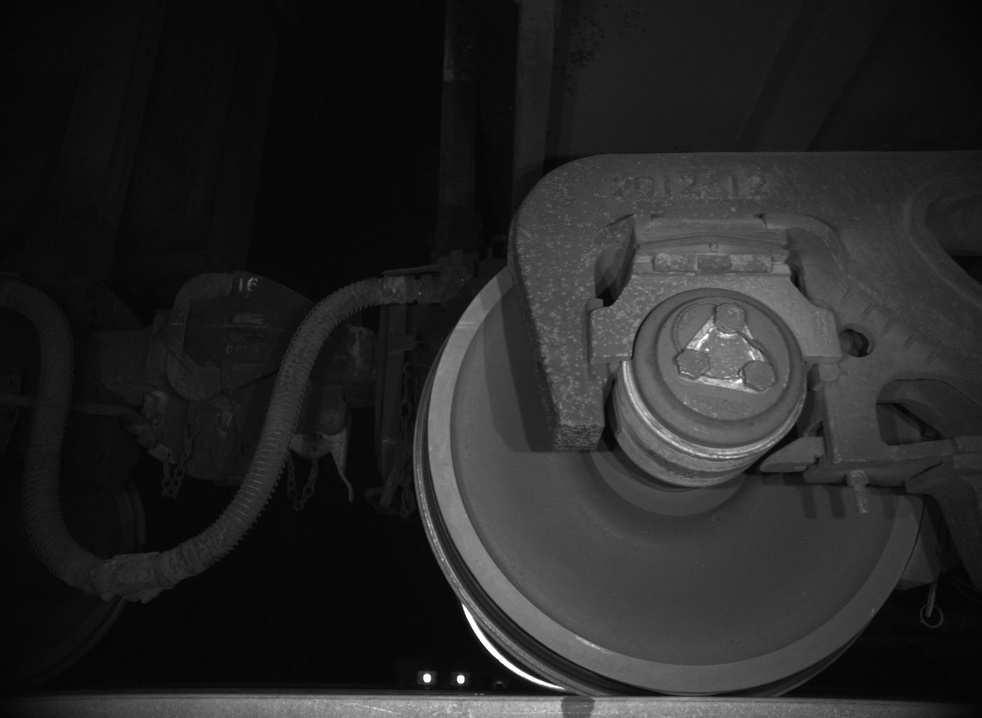
#> input picture software_GUI/image/test_1.jpg, 982 x 718 px, shrunk from 1400 x 1024 before the run, found by its file name
$ python image_hist.py
#> lines starting #> are read from the running program, lines starting #| are printed output that depends on the picture
#> further down, im is the input picture: PIL image 982x718 L; min 3, max 255, mean 37.9
import cv2
import numpy as np
import os
from PIL import Image

filePath = r'C:\PLY\Graduation Design\software_GUI\image\test_1.jpg'

def equalizationByNumpy(image):
    hist, bins = np.histogram(image.flatten(), 256, [0, 256])
#> hist = 256 values, max 57910 at index 8, min 0 at index 0, mean 2754.2; bins = 257 values from 0 to 256
    # hist是亮度值出现次数的统计
    cdf = hist.cumsum()
#> cdf = 256 values from 0 to 705076
    # cdf是出现次数的累积分布函数
    # 如果高灰度值没有次数，但累计分布函数会把它加入。但最后在索引生成新图像时舍去

    # 均衡化处理
    cdf_m = np.ma.masked_equal(cdf, 0)
    cdf_m = (cdf_m - cdf_m.min()) * 255 / (cdf_m.max() - cdf_m.min())
    cdf = np.ma.filled(cdf_m, 0).astype('uint8')
#> cdf = 256 values from 0 to 255

    # 生成新图像
    img2 = cdf[image]
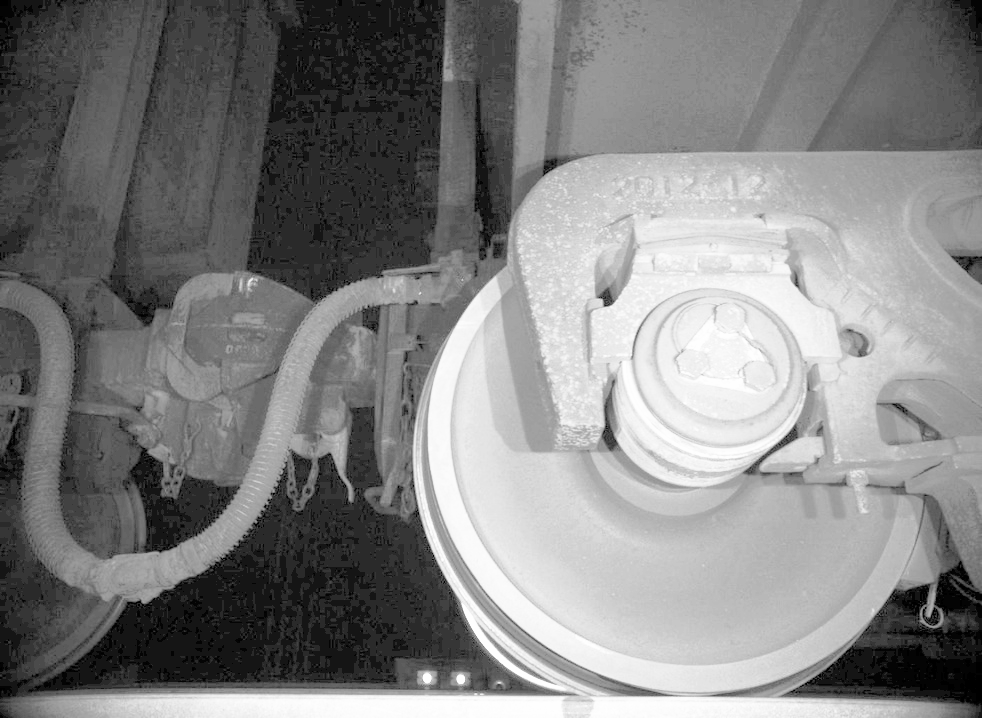
#> img2: shape (718, 982); min 0, max 255, mean 130.1

    return img2

im = Image.open(filePath)
img = np.copy(im)
out = equalizationByNumpy(img)
cv2.imwrite(filePath + '_hist' + '.jpg', out)

$ run again, with software_GUI/image/test_2.jpg copied over software_GUI/image/test_1.jpg
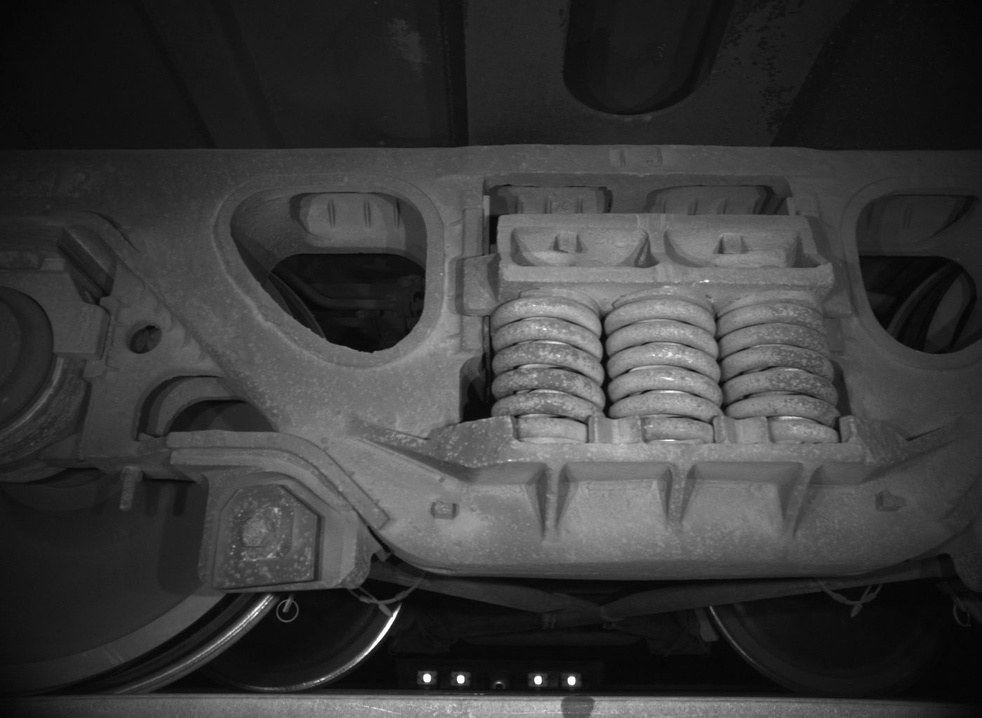
#> input picture software_GUI/image/test_2.jpg, 982 x 718 px, shrunk from 1400 x 1024 before the run, found by its file name
#> im is the input picture: PIL image 982x718 L; min 3, max 255, mean 58.7
#> hist = 256 values, max 14859 at index 16, min 0 at index 0, mean 2754.2; bins = 257 values from 0 to 256
#> in equalizationByNumpy, `cdf = hist.cumsum()`: cdf = 256 values from 0 to 705076
#> in equalizationByNumpy, `cdf = np.ma.filled(cdf_m, 0).astype('uint8')`: cdf = 256 values from 0 to 255
#> in equalizationByNumpy, `img2 = cdf[image]`:
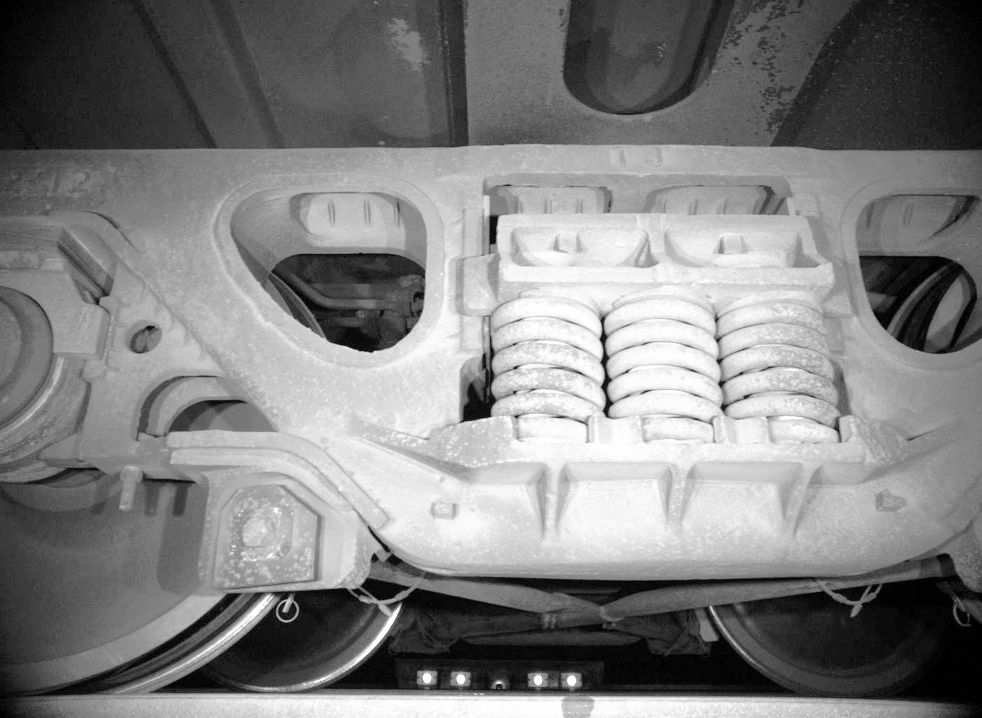
#> img2: shape (718, 982); min 0, max 255, mean 128.2

$ run again, with software_GUI/image/test_3.jpg copied over software_GUI/image/test_1.jpg
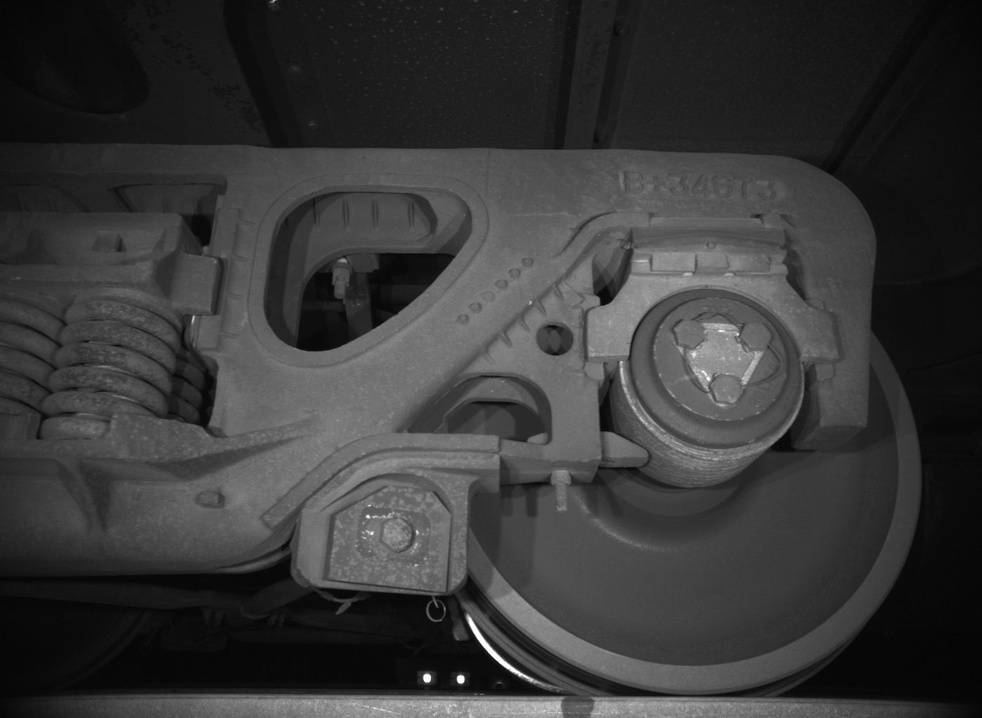
#> input picture software_GUI/image/test_3.jpg, 982 x 718 px, shrunk from 1400 x 1024 before the run, found by its file name
#> im is the input picture: PIL image 982x718 L; min 3, max 255, mean 56
#> hist = 256 values, max 15549 at index 13, min 0 at index 0, mean 2754.2; bins = 257 values from 0 to 256
#> in equalizationByNumpy, `cdf = hist.cumsum()`: cdf = 256 values from 0 to 705076
#> in equalizationByNumpy, `cdf = np.ma.filled(cdf_m, 0).astype('uint8')`: cdf = 256 values from 0 to 255
#> in equalizationByNumpy, `img2 = cdf[image]`:
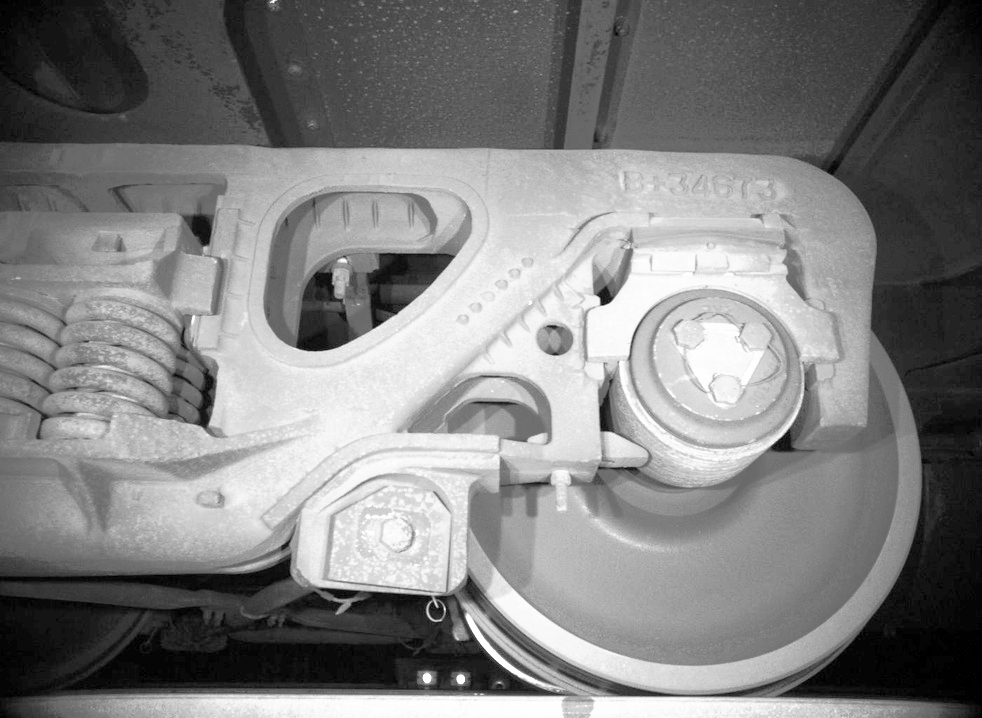
#> img2: shape (718, 982); min 0, max 255, mean 128.2
